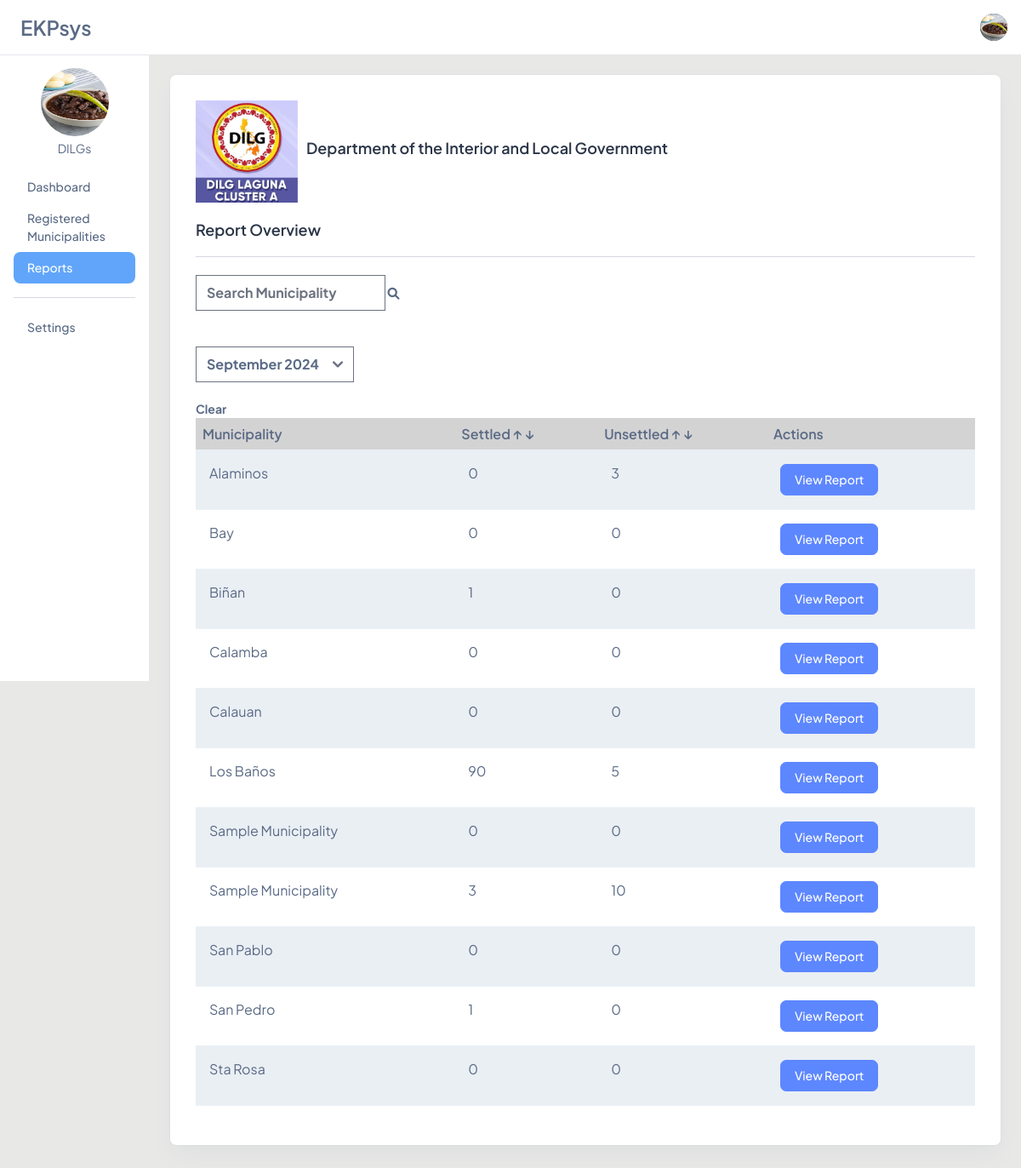
/sa_reports.php (signed in), run on the app's committed database.
### tables this page shows
CREATE TABLE `users` (
  `id` int(11) NOT NULL,
  `username` varchar(50) NOT NULL,
  `first_name` varchar(255) NOT NULL,
  `last_name` varchar(255) NOT NULL,
  `password` varchar(255) NOT NULL,
  `email` varchar(100) NOT NULL,
  `contact_number` varchar(11) DEFAULT NULL,
  `user_type` enum('superadmin','admin','user') NOT NULL,
  `municipality_id` int(11) DEFAULT NULL,
  `barangay_id` int(11) DEFAULT NULL,
  `registration_date` timestamp NOT NULL DEFAULT current_timestamp(),
  `profile_picture` varchar(255) DEFAULT NULL,
  `verified` tinyint(1) DEFAULT 0,
  `attempt_count` int(11) DEFAULT 0,
  `restrict_end` timestamp NULL DEFAULT NULL,
  `lgu_logo` varchar(255) DEFAULT NULL,
  `city_logo` varchar(255) DEFAULT NULL
);

CREATE TABLE `municipalities` (
  `id` int(11) NOT NULL,
  `municipality_name` varchar(100) NOT NULL
);

### sa_reports.php (the view, shortened to what this page needs)
<?php
include 'connection.php';
include 'functions.php';
$searchedMunicipality = '';
$sortQuery = '';
$sort = isset($_GET['sort']) ? $_GET['sort'] : 'municipality_asc';
switch ($sort) {
  default:
    $sortQuery = "m.municipality_name ASC";
}
$stmt = $conn->prepare("
    SELECT m.id AS municipality_id, m.municipality_name,
    COALESCE(SUM(CASE WHEN c.CStatus = 'Settled' THEN 1 ELSE 0 END), 0) AS Settled,
    COALESCE(SUM(CASE WHEN c.CStatus != 'Settled' THEN 1 ELSE 0 END), 0) AS Unsettled
    FROM municipalities m
    LEFT JOIN barangays b ON m.id = b.municipality_id
    LEFT JOIN complaints c ON b.id = c.BarangayID
    WHERE m.municipality_name LIKE :municipality
    GROUP BY m.id
    ORDER BY $sortQuery
");
$stmt->bindValue(':municipality', '%' . $searchedMunicipality . '%', PDO::PARAM_STR);
$stmt->execute();
$municipalities = $stmt->fetchAll(PDO::FETCH_ASSOC);
?>
<!doctype html>
<html lang="en">
<head>
  <link rel="stylesheet" href="assets/css/styles.min.css" />
</head>
<body class="bg-[#E8E8E7]">
  <?php include "sa_sidebar_header.php"; ?>
  <div class="p-4 sm:ml-44 ">
    <div class="rounded-lg mt-16">
      <div class="card">
        <div class="card-body">
          <div class="d-flex align-items-center">
            <img src="img/cluster.png" alt="Logo" style="max-width: 120px; max-height: 120px; margin-right: 10px;" class="align-middle">
            <div>
              <h5 class="card-title mb-2 fw-semibold">Department of the Interior and Local Government</h5>
            </div>
          </div>
          <br>
          <h5 class="card-title mb-9 fw-semibold">Report Overview</h5>
          <hr>
          <b><br>
            <form method="POST">
              <div class="search-wrapper">
                <input type="text" name="municipality" placeholder="Search Municipality" value="<?php echo $searchedMunicipality; ?>">
                <button type="submit" name="search" class="btn-light search-btn">
                  <i class="fas fa-search"></i></button>
              </div><br><br>
              <div class="select-and-clear-container">
                <select name="selected_month">
                  <?php
                  for ($i = 0; $i < 12; $i++) {
                    $timestamp = strtotime("-$i months");
                    $monthYear = date('F Y', $timestamp);
                    $value = date('Y-m', $timestamp);
                  ?>
                    <option value="<?php echo $value; ?>"><?php echo $monthYear; ?></option>
                  <?php } ?>
                </select><br><br>
                <input type="submit" name="clear" value="Clear" formnovalidate>
              </div>
            </form>
            <div class="columns-container">
              <table class="table table-striped">
                <thead>
                  <tr>
                    <th style="padding: 8px; background-color: #d3d3d3;">Municipality</th>
                    <th style="padding: 8px; background-color: #d3d3d3;">
                      Settled
                      <a href="?sort=settled_asc">&#8593;</a>
                      <a href="?sort=settled_desc">&#8595;</a>
                    </th>
                    <th style="padding: 8px; background-color: #d3d3d3;">
                      Unsettled
                      <a href="?sort=unsettled_asc">&#8593;</a>
                      <a href="?sort=unsettled_desc">&#8595;</a>
                    </th>
                    <th style="padding: 8px; background-color: #d3d3d3;">Actions</th>
                  </tr>
                </thead>
                <tbody>
                  <?php foreach ($municipalities as $row) { ?>
                    <tr>
                      <td><?php echo $row['municipality_name']; ?></td>
                      <td><?php echo $row['Settled']; ?></td>
                      <td><?php echo $row['Unsettled']; ?></td>
                      <td>
                        <a href="sa_viewreport.php?municipality_id=<?php echo $row['municipality_id']; ?>" class="btn btn-primary">View Report</a>
                      </td>
                    </tr>
                  <?php } ?>
                </tbody>
              </table>
            </div>
          </b>
        </div>
      </div>
    </div>
  </div>
</body>
</html>

### functions.php
<link rel="stylesheet" href="https://cdnjs.cloudflare.com/ajax/libs/font-awesome/6.0.0-beta3/css/all.min.css">
<link rel="stylesheet" href="functions/bootstrap.min.css">
<link rel="stylesheet" href="functions/font-awesome.min.css">
<link rel="stylesheet" href="functions/bootstrap.bundle.min.js">

### sa_sidebar_header.php (shortened to what this page needs)
<?php
require 'connection.php';
$userId = $_SESSION['user_id'];
$stmt = $conn->prepare("SELECT * FROM users WHERE id = :user_id");
$stmt->bindParam(':user_id', $userId, PDO::PARAM_INT);
$stmt->execute();
$superadmin = $stmt->fetch(PDO::FETCH_ASSOC);
function isActive($path)
{
  $currentPage = basename($_SERVER['SCRIPT_NAME']);
  return $currentPage == $path ? '!bg-blue-400 text-white' : '';
}
?>
<script src="https://cdn.tailwindcss.com"></script>
<link href="https://cdn.jsdelivr.net/npm/flowbite@2.5.1/dist/flowbite.min.css" rel="stylesheet" />
<link rel="stylesheet" href="https://cdn.jsdelivr.net/npm/@tabler/icons-webfont@latest/dist/tabler-icons.min.css" />
<nav class="fixed top-0 z-50 w-full bg-white border-b border-gray-200 dark:bg-gray-800 dark:border-gray-700">
  <div class="px-3 py-3 lg:px-5 lg:pl-3">
    <div class="flex items-center justify-between">
      <div class="flex items-center justify-start rtl:justify-end">
        <a href="user_dashboard.php" class="flex ms-2 md:me-24">
          <p class="self-center text-xl font-semibold sm:text-2xl whitespace-nowrap dark:text-white">
              EKPsys
          </p>
        </a>
      </div>
      <div class="flex items-center">
        <div class="flex items-center ms-3">
          <div>
            <button type="button" class="flex text-sm bg-gray-800 rounded-full focus:ring-4 focus:ring-gray-300 dark:focus:ring-gray-600" aria-expanded="false" data-dropdown-toggle="dropdown-user">
              <img class="w-8 h-8 rounded-full" src="profile_pictures/<?php echo $superadmin['profile_picture'] ?: 'defaultpic.jpg'; ?>?t=<?php echo time(); ?>" alt="user photo">
            </button>
          </div>
        </div>
      </div>
    </div>
  </div>
</nav>
<aside id="logo-sidebar" class="fixed top-0 left-0 z-40 w-44 h-screen pt-20 transition-transform -translate-x-full bg-white border-r border-gray-200 sm:translate-x-0" aria-label="Sidebar">
  <div class="h-full px-3 pb-4 overflow-y-auto bg-white dark:bg-gray-800">
    <div class="w-full flex flex-col gap-y-1 items-center mb-3">
      <img class="w-20 h-20 rounded-full" src="profile_pictures/<?php echo $superadmin['profile_picture'] ?: 'defaultpic.jpg'; ?>?t=<?php echo time(); ?>" alt="user photo">
      <p><?php echo $superadmin['first_name']; ?> </p>
    </div>
    <ul class="font-medium">
      <li>
        <a href="sa_dashboard.php" class="<?php echo isActive('sa_dashboard.php'); ?> flex gap-x-2 items-center p-2 rounded-lg hover:bg-gray-100 group">
          <span>Dashboard</span>
        </a>
      </li>
      <li>
        <a href="sa_registeredmuni.php" class="<?php echo isActive('sa_registeredmuni.php'); ?> flex gap-x-2 items-center p-2 rounded-lg hover:bg-gray-100 group">
          <span>Registered Municipalities</span>
        </a>
      </li>
      <li>
        <a href="sa_reports.php" class="<?php echo isActive('sa_reports.php'); ?> flex gap-x-2 items-center p-2 rounded-lg hover:bg-gray-100 group">
          <span>Reports</span>
        </a>
      </li>
      <hr class="my-3">
      <li>
        <a href="sa_setting.php" class="<?php echo isActive('sa_setting.php'); ?> flex gap-x-2 items-center p-2 rounded-lg hover:bg-gray-100 group">
          <span>Settings</span>
        </a>
      </li>
    </ul>
  </div>
</aside>

### data on the page
users: profile_picture (picture), first_name "DILGs"
municipalities: municipality_name "Alaminos", Settled "0", Unsettled "3"
municipalities: municipality_name "Bay", Settled "0", Unsettled "0"
municipalities: municipality_name "Biñan", Settled "1", Unsettled "0"
municipalities: municipality_name "Calamba", Settled "0", Unsettled "0"
municipalities: municipality_name "Calauan", Settled "0", Unsettled "0"
municipalities: municipality_name "Los Baños", Settled "90", Unsettled "5"
municipalities: municipality_name "Sample Municipality", Settled "0", Unsettled "0"
municipalities: municipality_name "Sample Municipality", Settled "3", Unsettled "10"
municipalities: municipality_name "San Pablo", Settled "0", Unsettled "0"
municipalities: municipality_name "San Pedro", Settled "1", Unsettled "0"
municipalities: municipality_name "Sta Rosa", Settled "0", Unsettled "0"

### other printed values
form field selected_month "September 2024"
